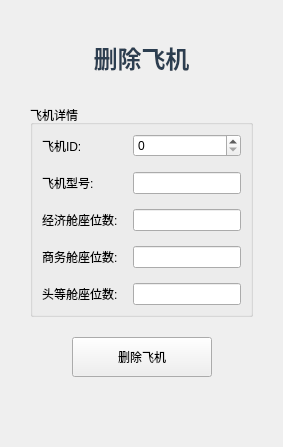
      <widget class="QWidget" name="page_deleteplane">
       <layout class="QVBoxLayout" name="verticalLayout_7">
        <property name="spacing">
         <number>20</number>
        </property>
        <property name="leftMargin">
         <number>30</number>
        </property>
        <property name="topMargin">
         <number>30</number>
        </property>
        <property name="rightMargin">
         <number>30</number>
        </property>
        <property name="bottomMargin">
         <number>30</number>
        </property>
        <item>
         <widget class="QLabel" name="label_13">
          <property name="styleSheet">
           <string notr="true">font-size: 18pt;
font-weight: bold; color: #2c3e50; padding: 10px;</string>
          </property>
          <property name="text">
           <string>删除飞机</string>
          </property>
          <property name="alignment">
           <set>Qt::AlignmentFlag::AlignCenter</set>
          </property>
         </widget>
        </item>
        <item>
         <widget class="QGroupBox" name="groupBox_9">
          <property name="title">
           <string>飞机详情</string>
          </property>
          <layout class="QGridLayout" name="gridLayout_8">
           <property name="spacing">
            <number>15</number>
           </property>
           <item row="0" column="0">
            <widget class="QLabel" name="label_14">
             <property name="text">
              <string>飞机ID:</string>
             </property>
            </widget>
           </item>
           <item row="0" column="1">
            <widget class="QSpinBox" name="deleteplaneID">
             <property name="maximum">
              <number>999999</number>
             </property>
            </widget>
           </item>
           <item row="1" column="0">
            <widget class="QLabel" name="label_15">
             <property name="text">
              <string>飞机型号:</string>
             </property>
            </widget>
           </item>
           <item row="1" column="1">
            <widget class="QLineEdit" name="deleteplanemodel">
             <property name="readOnly">
              <bool>true</bool>
             </property>
            </widget>
           </item>
           <item row="2" column="0">
            <widget class="QLabel" name="label_20">
             <property name="text">
              <string>经济舱座位数:</string>
             </property>
            </widget>
           </item>
           <item row="2" column="1">
            <widget class="QLineEdit" name="deleteplaneseatseconomy">
             <property name="readOnly">
              <bool>true</bool>
             </property>
            </widget>
           </item>
           <item row="3" column="0">
            <widget class="QLabel" name="label_21">
             <property name="text">
              <string>商务舱座位数:</string>
             </property>
            </widget>
           </item>
           <item row="3" column="1">
            <widget class="QLineEdit" name="deleteplaneseatsbusiness">
             <property name="readOnly">
              <bool>true</bool>
             </property>
            </widget>
           </item>
           <item row="4" column="0">
            <widget class="QLabel" name="label_47">
             <property name="text">
              <string>头等舱座位数:</string>
             </property>
            </widget>
           </item>
           <item row="4" column="1">
            <widget class="QLineEdit" name="deleteplaneseatsfirst">
             <property name="readOnly">
              <bool>true</bool>
             </property>
            </widget>
           </item>
          </layout>
         </widget>
        </item>
        <item>
         <layout class="QHBoxLayout" name="horizontalLayout_8">
          <item>
           <spacer name="horizontalSpacer_11">
            <property name="orientation">
             <enum>Qt::Orientation::Horizontal</enum>
            </property>
            <property name="sizeHint" stdset="0">
             <size>
              <width>40</width>
              <height>20</height>
             </size>
            </property>
           </spacer>
          </item>
          <item>
           <widget class="QPushButton" name="btn_deleteplane">
            <property name="minimumSize">
             <size>
              <width>140</width>
              <height>40</height>
             </size>
            </property>
            <property name="text">
             <string>删除飞机</string>
            </property>
           </widget>
          </item>
          <item>
           <spacer name="horizontalSpacer_12">
            <property name="orientation">
             <enum>Qt::Orientation::Horizontal</enum>
            </property>
            <property name="sizeHint" stdset="0">
             <size>
              <width>40</width>
              <height>20</height>
             </size>
            </property>
           </spacer>
          </item>
         </layout>
        </item>
        <item>
         <spacer name="verticalSpacer_4">
          <property name="orientation">
           <enum>Qt::Orientation::Vertical</enum>
          </property>
          <property name="sizeHint" stdset="0">
           <size>
            <width>20</width>
            <height>40</height>
           </size>
          </property>
         </spacer>
        </item>
       </layout>
      </widget>
